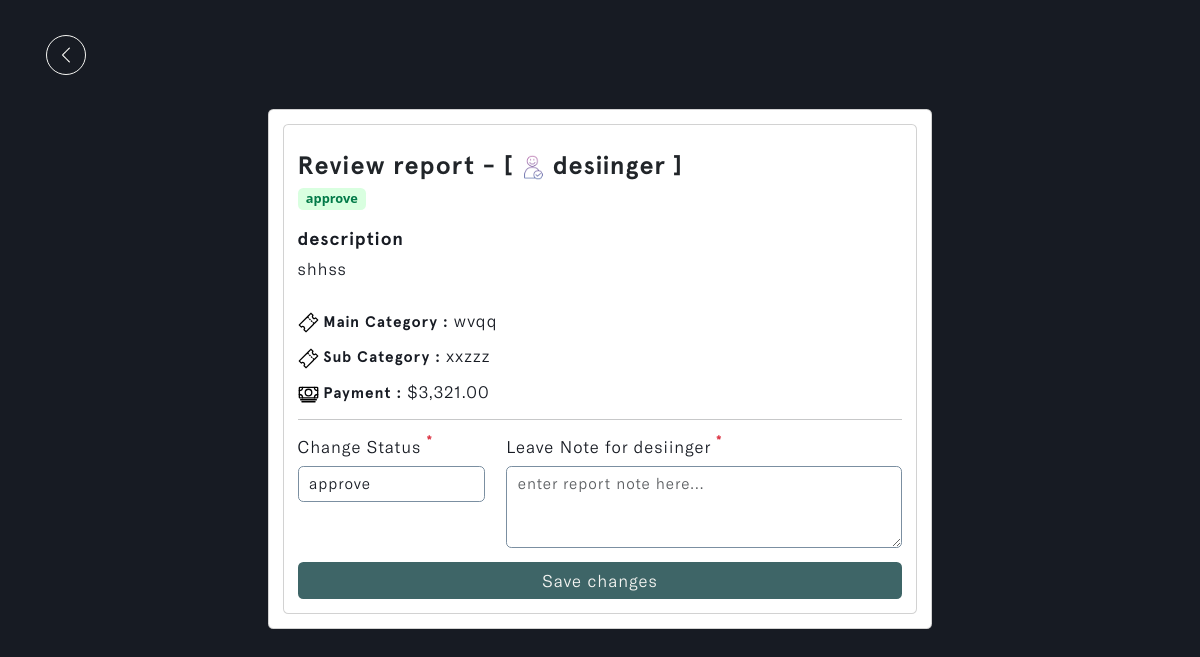
Page /admins/review-report/5a06de03e36641c988b684d66ae9c170 on the committed database.
### reports/models.py (models this page shows, shortened)
class Report(models.Model):
    STATUS = (
        ('pending', 'pending'),
        ('correction', 'correction'),
        ('approve', 'approve'),
        ('reject', 'reject')
    )
    account_owner = models.ForeignKey(Profile, on_delete=models.CASCADE, null=True, db_index=True)
    description = models.TextField(null=True, blank=True, db_index=True)
    main_category = models.CharField(max_length=255, null=True, blank=True, db_index=True)
    sub_category = models.CharField(max_length=255, null=True, blank=True, db_index=True)
    status = models.CharField(max_length=255, default="pending", null=True, blank=True, choices=STATUS, db_index=True)
    payment = models.DecimalField(max_digits=10, decimal_places=2, null=True, blank=True, default=0.00, db_index=True)
    report_note = models.TextField(null=True, blank=True, db_index=True)
    updated_time_stamp = models.DateTimeField(auto_now=True, db_index=True)
    created_time_stamp = models.DateTimeField(auto_now_add=True, db_index=True)
    id = models.UUIDField(default=uuid.uuid4, primary_key=True, unique=True, editable=False)
    class Meta:
        ordering = ['-updated_time_stamp']

### accounts/models.py (models this page shows)
class Profile(models.Model):
    user = models.OneToOneField(settings.AUTH_USER_MODEL, on_delete=models.CASCADE, blank=True, null=True)
    name = models.CharField(max_length=255, unique=True)
    username = models.CharField(max_length=255, unique=True, blank=True, null=True)
    email = models.EmailField(max_length=255, unique=True)
    updated_time_stamp = models.DateTimeField(auto_now=True)
    created_time_stamp = models.DateTimeField(auto_now_add=True)
    id = models.UUIDField(default=uuid.uuid4, primary_key=True, unique=True, editable=False)
    def __str__(self):
        return self.username

### u_admin/views.py (the view)
# urls.py: path('review-report/<str:report_id>', views.review_report, name='review-report'),
def review_report(request, report_id):
    report = Report.objects.get(id=report_id)
    form = ReviewReportForm(instance=report)
    if request.method == 'POST':
        form = ReviewReportForm(request.POST, instance=report)
        if form.is_valid():
            messages.success(request, 'Report Review Completed Successfully!')
            form.save()
            return redirect('pending-reports')
    context = {'form': form, 'report': report}
    return render(request, 'u_admin/review-report.html', context)

### reports/forms.py
class ReviewReportForm(ModelForm):
    class Meta:
        model = Report
        fields = ['status', 'report_note']
        widgets = {
            'report_note': forms.Textarea(attrs={'placeholder': 'enter report note here...', 'rows': 3, 'cols': 40}),
        }
    def __init__(self, *args, **kwargs):
        super(ReviewReportForm, self).__init__(*args, **kwargs)
        for name, fields in self.fields.items():
            fields.widget.attrs.update({'class': 'input form-control'})

### u_admin/templates/u_admin/review-report.html (shortened to what this page needs)
{% load static %}
{% load widget_tweaks %}
{% load humanize %}
<!DOCTYPE html>
<html lang="en" class="js has-scroll-init has-scroll-smooth">
  <head>
    <link rel="stylesheet" href="{% static '/css/bootstrap.min.css' %}" />
    <link rel="stylesheet" href="{% static '/css/review-report.css' %}" />
  </head>
  <body
    id="pageTop"
    class="page-content"
    data-spy="scroll"
    data-target="#mainNav"
  >
    <main>
      <div data-scroll class="page page--layout-2" id="main">
        <div id="hero">
          <div class="container-fluid">
            <div class="hero-intro">
              <a href="javascript:history.back()">
                <img
                  src="{% static '/images/left.png' %}"
                  class="img-fluid"
                  id="return_back"
                  alt="return_back-img"
                />
              </a>
              <div class="card d-flex mx-auto" id="review_card">
                <div class="card-body">
                  <div class="card">
                    <div class="card-body">
                      <h5>
                        Review report - [
                        <img
                          src="{% static '/images/user.png' %}"
                          class="img-fluid"
                          id="user_img"
                          alt="user_img"
                        />
                        {{report.account_owner}} ]
                      </h5>
                      <h6>
                        {% if report.status == 'pending' %}
                        <span class="badge pending">pending</span>
                        {% elif report.status == 'reject' %}
                        <span class="badge reject">reject</span>
                        {% elif report.status == 'correction' %}
                        <span class="badge correction">correction</span>
                        {% else %}
                        <span class="badge approve">approve</span>
                        {% endif %}
                      </h6>
                      <h2>description</h2>
                      <p>{{report.description}}</p>
                      <h3>
                        <img
                          src="{% static '/images/ticket-outline.svg' %}"
                          class="img-fluid"
                          id="category__img"
                          alt="category__img"
                        />
                        Main Category :
                        <span>{{report.main_category}}</span>
                      </h3>
                      <h3>
                        <img
                          src="{% static '/images/ticket-outline.svg' %}"
                          class="img-fluid"
                          id="category__img"
                          alt="category__img"
                        />
                        Sub Category :
                        <span>{{report.sub_category}}</span>
                      </h3>
                      <h3>
                        <img
                          src="{% static '/images/cash-outline.svg' %}"
                          class="img-fluid"
                          id="cash__img"
                          alt="cash__img"
                        />
                        Payment :
                        <span>${{report.payment|floatformat:2|intcomma}}</span>
                      </h3>
                      <hr />
                      <form action="" method="POST">
                        <div class="row">
                          <div class="col-md-4">
                            <div class="mb-3">
                              <label
                                for="exampleFormControlInput1"
                                class="form-label"
                                >Change Status
                                <sup class="text-danger fw-bold fs-6"
                                  >*</sup
                                ></label
                              >
                              {{form.status}}
                            </div>
                          </div>
                          <div class="col-md-8">
                            <div class="mb-3">
                              <label
                                for="exampleFormControlInput1"
                                class="form-label"
                                >Leave Note for {{report.account_owner}}
                                <sup class="text-danger fw-bold fs-6"
                                  >*</sup
                                ></label
                              >
                              {{form.report_note}}
                            </div>
                          </div>
                        </div>
                        <div class="d-grid gap-2">
                          <input
                            type="submit"
                            id="action_btn"
                            class="btn"
                            value="Save changes"
                          />
                        </div>
                      </form>
                    </div>
                  </div>
                </div>
              </div>
            </div>
          </div>
        </div>
      </div>
    </main>
  </body>
</html>

### static/css/review-report.css (style rules this page uses)
*, *::after, *::before { box-sizing: border-box; margin: 0; padding: 0; }
html, body { box-sizing: border-box; font-size: 14px; margin: 0; padding: 0; width: 100%; overflow-x: hidden; background: var(--main-color); -webkit-font-smoothing: antialiased; -moz-osx-font-smoothing: grayscale; scroll-behavior: smooth; }
a { text-decoration: none; }
.page-content { --main-color: #171b23; --text-color: #f6f6f3; --header-font: "Apercu-Bold"; --text-font: "GTAmerica-Light"; }
a { text-decoration: none; color: var(--accent-color); }
#hero { margin-top: 2%; }
.hero-intro { margin: 3%; }
#return_back { padding: 10px; border-radius: 50%; border: 1px solid var(--text-color); display: inline-block; width: 40px; height: 40px; margin-bottom: 3%; }
.hero-intro #review_card { max-width: 60%; }
.hero-intro h5 { letter-spacing: 1px; font-family: var(--header-font); font-size: 1.8rem; margin-top: 2%; }
#user_img { width: 25px; vertical-align: middle; }
.hero-intro .badge { margin-bottom: 2%; }
.hero-intro .approve { background: #d9ffe0; color: #027a48; font-size: 1.6vh; }
.hero-intro h2 { font-size: 1.3rem; font-family: var(--header-font); color: var(--main-color); letter-spacing: 1px; }
.hero-intro p { font-size: 1.2rem; font-family: var(--text-font); color: var(--main-color); letter-spacing: 1px; line-height: 1.3; margin-bottom: 5%; }
.hero-intro h3 { font-size: 1.1rem; font-family: var(--header-font); color: var(--main-color); letter-spacing: 1px; margin-bottom: 2%; }
#category__img, #cash__img { width: 21px; vertical-align: middle; }
.hero-intro h3 span { font-family: var(--text-font); font-size: 1.2rem; }
.hero-intro label { font-size: 1.2rem; font-family: var(--text-font); color: var(--main-color); letter-spacing: 1px; }
.hero-intro .input { color: var(--main-color); letter-spacing: 1px; font-family: var(--text-font); font-size: 1.1rem; border: 1px solid #7b8fa1; background: transparent; }
.hero-intro select { color: var(--main-color); letter-spacing: 1px; font-family: var(--text-font); font-size: 1.1rem; border: 1px solid #7b8fa1; }
.hero-intro #action_btn { color: var(--text-color); letter-spacing: 1px; font-family: var(--text-font); font-size: 1.2rem; background-color: #3e6567; transition: all 0.5s ease-in-out; }

### rows in the picture
Report: account_owner "desiinger", description "shhss", main_category "wvqq", sub_category "xxzzz", payment "3,321.00", status "approve"
